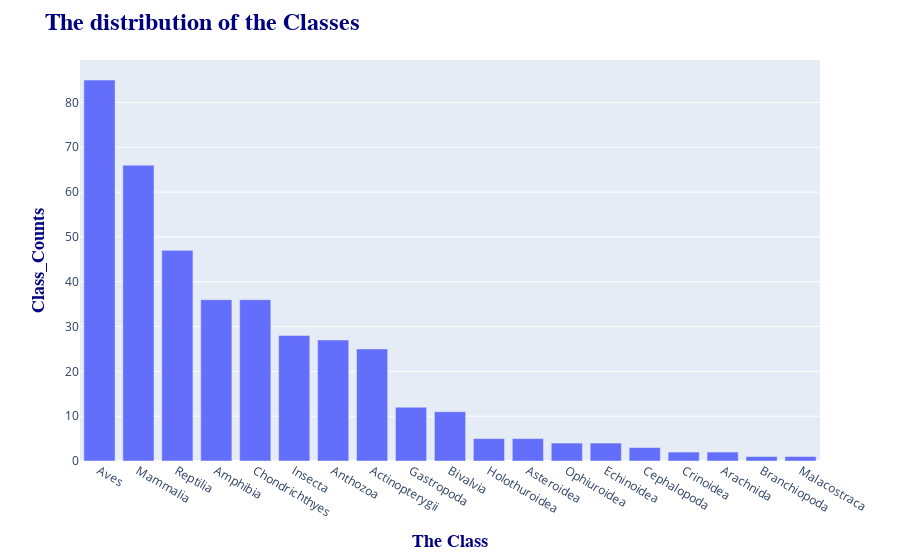

Source (notebook cell):
### Code cell
import matplotlib.pyplot as plt
import plotly.express as px


class_counts = dataset['class'].value_counts().reset_index()
class_counts.columns = ['class', 'frequency']


fig = px.bar(class_counts, x='class', y='frequency', 
             labels={'class': 'The Class', 'frequency':'Frequency'},
             hover_data=['frequency'],
            height=800)

fig.update_layout(
    title={
        'text': 'The distribution of the Classes',
        'font': {'size': 24, 'color': 'navy', 'family': 'Arial, sans-serif', 'weight': 'bold'}
    },
    xaxis_title={
        'text': 'The Class',
        'font': {'size': 18, 'color': 'navy', 'family': 'Arial, sans-serif', 'weight': 'bold'}
    },
    yaxis_title={
        'text': 'Class_Counts',
        'font': {'size': 18, 'color': 'navy', 'family': 'Arial, sans-serif', 'weight': 'bold'}
    },
    hoverlabel=dict(
        bgcolor="grey",
        font_size=16,
        font_family="Rockwell"
    ),
    bargap=0.2
)

fig.show()

### Figure 1 — Plotly figure (JSON) as saved in the notebook; plotly's stock layout.template omitted (floating-point values rounded to 4 significant figures)
{"data": [{"alignmentgroup": "True", "hovertemplate": "The Class=%{x}<br>Frequency=%{y}<extra></extra>", "legendgroup": "", "marker": {"color": "#636efa", "pattern": {"shape": ""}}, "name": "", "offsetgroup": "", "orientation": "v", "showlegend": false, "textposition": "auto", "type": "bar", "x": ["Aves", "Mammalia", "Reptilia", "Amphibia", "Chondrichthyes", "Insecta", "Anthozoa", "Actinopterygii", "Gastropoda", "Bivalvia", "Holothuroidea", "Asteroidea", "Ophiuroidea", "Echinoidea", "Cephalopoda", "Crinoidea", "Arachnida", "Branchiopoda", "Malacostraca"], "xaxis": "x", "y": [85, 66, 47, 36, 36, 28, 27, 25, 12, 11, 5, 5, 4, 4, 3, 2, 2, 1, 1], "yaxis": "y"}], "layout": {"autosize": true, "bargap": 0.2, "barmode": "relative", "hoverlabel": {"bgcolor": "grey", "font": {"family": "Rockwell", "size": 16}}, "legend": {"tracegroupgap": 0}, "margin": {"t": 60}, "title": {"font": {"color": "navy", "family": "Arial, sans-serif", "size": 24, "weight": "bold"}, "text": "The distribution of the Classes"}, "xaxis": {"anchor": "y", "autorange": true, "domain": [0, 1], "range": [-0.5, 18.5], "title": {"font": {"color": "navy", "family": "Arial, sans-serif", "size": 18, "weight": "bold"}, "text": "The Class"}, "type": "category"}, "yaxis": {"anchor": "x", "autorange": true, "domain": [0, 1], "range": [0, 89.47], "title": {"font": {"color": "navy", "family": "Arial, sans-serif", "size": 18, "weight": "bold"}, "text": "Class_Counts"}, "type": "linear"}}}
